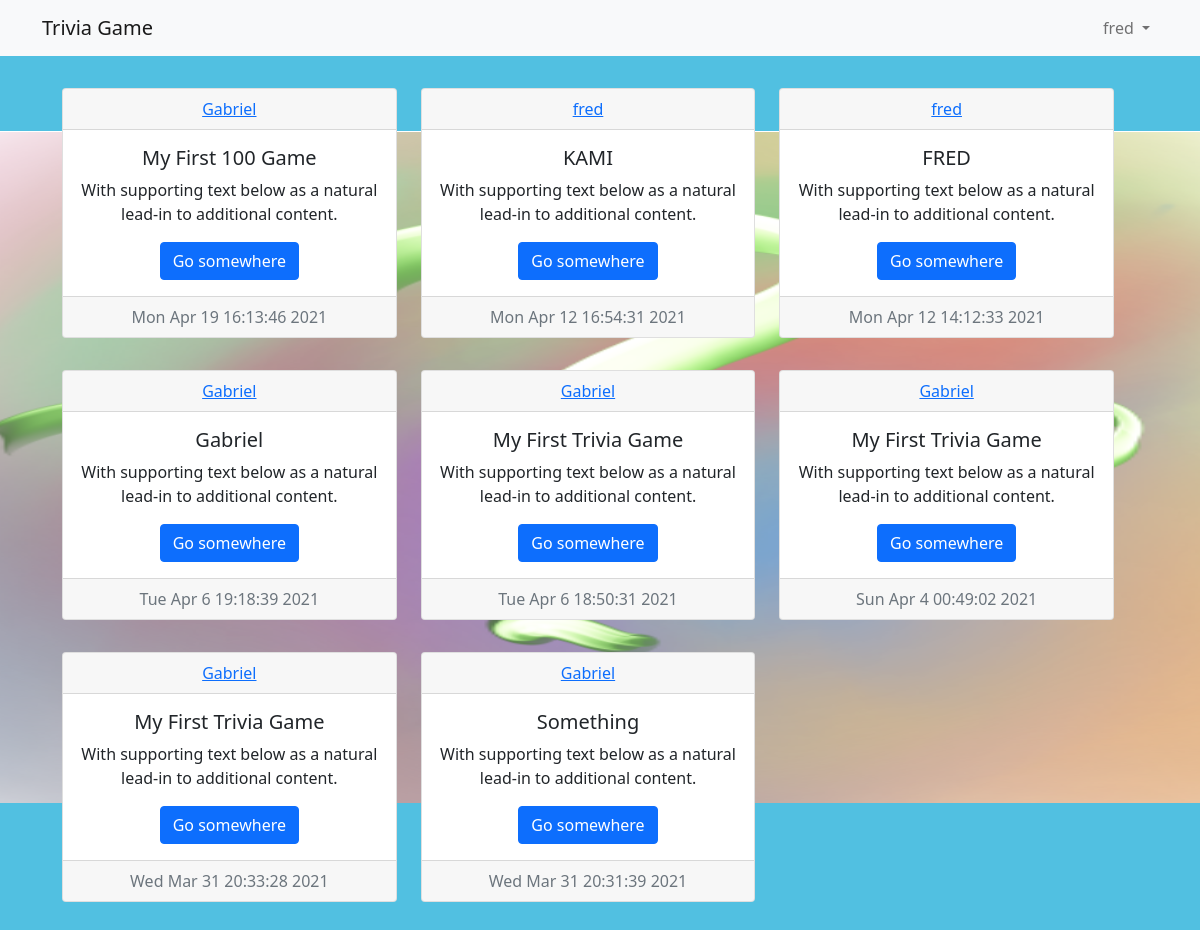
The app's page / (signed in) with its own data.
### app/models.py (models this page shows, shortened)
class User(db.Model, UserMixin):
    id = db.Column(db.Integer, primary_key=True);
    username = db.Column(db.String(120),  unique=True, nullable=False);
    email = db.Column(db.String(120), unique=True, nullable=False);
    password = db.Column(db.String(120), nullable=False);
    trivigame = db.relationship('TriviaGame', backref='author', lazy=True);

class TriviaGame(db.Model):
    id = db.Column(db.Integer, primary_key=True);
    content = db.Column(db.String(200));
    date = db.Column(db.DateTime, nullable=False, default=datetime.datetime.now());
    user_id = db.Column(db.Integer, db.ForeignKey('user.id'),nullable=False);
    file = db.Column(db.String(100));

### app/routes.py (the view)
@app.route('/home')
@app.route("/")
def home():
    now = datetime.date.today();
    logged_in = current_user.is_authenticated;
    raw = TriviaGame.query.all();
    content = [];
    date = [];
    users = [];
    for i in range(len(raw)-1, -1, -1):
        users.append(raw[i].author.username);
        content.append(json.loads(raw[i].content));
        date.append(raw[i].date);
    return render_template("home.html", title="home",users=users, is_logged_in=logged_in, content=content, length=len(content), date=date, now=now);

### app/models.py (called while the page is built)
@login_manager.user_loader
def load_user(user_id):
    return User.query.get(int(user_id))

### app/templates/home.html
{% extends "layout.html" %}
{% block content %}
{% for row in range(0, length, 3) %}
<div class="row p-3">
    {% if(row+3 > length) %}
        {% for col in range(row, length) %}
        <div class="col-4">
            <div class="card text-center">
                <div class="card-header">
                <a href="#">{{users[col]}}</a>
                </div>
                <div class="card-body">
                <h5 class="card-title">{{content[col]['title']}}</h5>
                <p class="card-text">With supporting text below as a natural lead-in to additional content.</p>
                <a href="{{url_for('trivia_homepage', id=col)}}" class="btn btn-primary">Go somewhere</a>
                </div>
                <div class="card-footer text-muted">
                {% if(date[col].strftime('%d') == now.strftime('%d')) %}
                {{date[col].strftime("%I:%M %p")}}
                {% else %}
                {{date[col].strftime("%c")}}
                {% endif %}
                </div>
            </div>
        </div>
        {% endfor %}
    {% else %}
        {% for col in range(row, row+3) %}
        <div class="col-4">
            <div class="card text-center">
                <div class="card-header">
                <a href="#">{{users[col]}}</a>
                </div>
                <div class="card-body">
                <h5 class="card-title">{{content[col]['title']}}</h5>
                <p class="card-text">With supporting text below as a natural lead-in to additional content.</p>
                <a href="{{url_for('trivia_homepage', id=length - col)}}" class="btn btn-primary">Go somewhere</a>
                </div>
                <div class="card-footer text-muted">
                {% if(date[col].strftime('%d') == now.strftime('%d')) %}
                {{date[col].strftime("%I:%M %p")}}
                {% else %}
                {{date[col].strftime("%c")}}
                {% endif %}
                </div>
            </div>
        </div>
        {% endfor %}
    {% endif %}
</div>
{% endfor %}
{% endblock content %}

### app/templates/layout.html (shortened to what this page needs)
<!doctype html>
<html lang="en">
  <head>
<link href="https://cdn.jsdelivr.net/npm/bootstrap@5.0.0-beta2/dist/css/bootstrap.min.css" rel="stylesheet">
  </head>
  <body>
    <nav class="navbar navbar-expand-lg navbar-light bg-light">
      <div class="container">
        <a class="navbar-brand" href="{{url_for('home')}}">Trivia Game</a>
        <div class="collapse navbar-collapse d-flex flex-row-reverse" id="navbarNavDropdown">
          <ul class="navbar-nav">
            <li class="nav-item dropdown">
              {% if is_logged_in %}
              <a class="nav-link dropdown-toggle" href="#" id="navbarDropdownMenuLink" role="button" data-bs-toggle="dropdown" aria-expanded="false">
                {{current_user.username}}
              </a>
              {% else %}
              <a class="nav-link dropdown-toggle" href="#" id="navbarDropdownMenuLink" role="button" data-bs-toggle="dropdown" aria-expanded="false">
                Account
              </a>
              {% endif %}
            </li>
          </ul>
        </div>
      </div>
    </nav>
    <div class="container">
    <main role="main">
      <div class="row p-3">
          {% block content %}{% endblock %}
        </div>
      </main>
      </div>
  </body>
</html>

### records on screen
User: username "fred", username "fred" "fred"
User: username "Gabriel" "Gabriel" "Gabriel" "Gabriel", username "Gabriel" "Gabriel"
TriviaGame: date "Mon Apr 19 16:13:46 2021"
TriviaGame: date "Mon Apr 12 16:54:31 2021"
TriviaGame: date "Mon Apr 12 14:12:33 2021"
TriviaGame: date "Tue Apr 6 19:18:39 2021"
TriviaGame: date "Tue Apr 6 18:50:31 2021"
TriviaGame: date "Sun Apr 4 00:49:02 2021"
TriviaGame: date "Wed Mar 31 20:33:28 2021"
TriviaGame: date "Wed Mar 31 20:31:39 2021"

### other values on screen
{{ content[col]['title'] }} "My First 100 Game" "KAMI" "FRED" "Gabriel" "My First Trivia Game" "My First Trivia Game"
{{ content[col]['title'] }} "My First Trivia Game" "Something"
